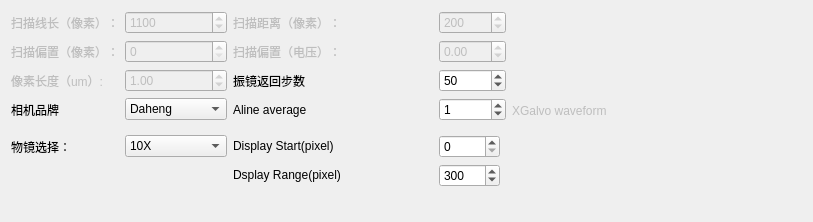
        <widget class="QWidget" name="tab">
         <attribute name="title">
          <string>隐藏参数</string>
         </attribute>
         <layout class="QGridLayout" name="gridLayout_3">
          <item row="5" column="2">
           <widget class="QLabel" name="DepthStartLabel">
            <property name="minimumSize">
             <size>
              <width>200</width>
              <height>0</height>
             </size>
            </property>
            <property name="maximumSize">
             <size>
              <width>150</width>
              <height>20</height>
             </size>
            </property>
            <property name="text">
             <string>Display Start(pixel)</string>
            </property>
           </widget>
          </item>
          <item row="5" column="3">
           <widget class="QSpinBox" name="DepthStart">
            <property name="maximumSize">
             <size>
              <width>150</width>
              <height>30</height>
             </size>
            </property>
            <property name="minimum">
             <number>0</number>
            </property>
            <property name="maximum">
             <number>10000</number>
            </property>
           </widget>
          </item>
          <item row="3" column="0">
           <widget class="QLabel" name="label_31">
            <property name="text">
             <string>相机品牌</string>
            </property>
           </widget>
          </item>
          <item row="6" column="2">
           <widget class="QLabel" name="DepthRangeLabel">
            <property name="minimumSize">
             <size>
              <width>200</width>
              <height>0</height>
             </size>
            </property>
            <property name="maximumSize">
             <size>
              <width>150</width>
              <height>20</height>
             </size>
            </property>
            <property name="text">
             <string>Dsplay Range(pixel)</string>
            </property>
           </widget>
          </item>
          <item row="5" column="0">
           <widget class="QLabel" name="ObjectiveLabel">
            <property name="text">
             <string>物镜选择：</string>
            </property>
           </widget>
          </item>
          <item row="0" column="1">
           <widget class="QSpinBox" name="AlinesPerBline">
            <property name="enabled">
             <bool>false</bool>
            </property>
            <property name="wrapping">
             <bool>false</bool>
            </property>
            <property name="minimum">
             <number>1</number>
            </property>
            <property name="maximum">
             <number>10000</number>
            </property>
            <property name="value">
             <number>1100</number>
            </property>
           </widget>
          </item>
          <item row="1" column="1">
           <widget class="QSpinBox" name="offsetH">
            <property name="enabled">
             <bool>false</bool>
            </property>
            <property name="maximum">
             <number>1100</number>
            </property>
           </widget>
          </item>
          <item row="1" column="2">
           <widget class="QLabel" name="label_58">
            <property name="enabled">
             <bool>false</bool>
            </property>
            <property name="text">
             <string>扫描偏置（电压）：</string>
            </property>
           </widget>
          </item>
          <item row="1" column="3" colspan="2">
           <widget class="QDoubleSpinBox" name="GalvoBias">
            <property name="enabled">
             <bool>false</bool>
            </property>
            <property name="minimum">
             <double>-2.000000000000000</double>
            </property>
            <property name="maximum">
             <double>2.000000000000000</double>
            </property>
            <property name="singleStep">
             <double>0.100000000000000</double>
            </property>
            <property name="value">
             <double>0.000000000000000</double>
            </property>
           </widget>
          </item>
          <item row="2" column="1">
           <widget class="QDoubleSpinBox" name="XStepSize">
            <property name="enabled">
             <bool>false</bool>
            </property>
            <property name="decimals">
             <number>2</number>
            </property>
            <property name="minimum">
             <double>0.000000000000000</double>
            </property>
            <property name="maximum">
             <double>10000.000000000000000</double>
            </property>
            <property name="value">
             <double>1.000000000000000</double>
            </property>
           </widget>
          </item>
          <item row="0" column="0">
           <widget class="QLabel" name="YstepsLabel">
            <property name="enabled">
             <bool>false</bool>
            </property>
            <property name="text">
             <string>扫描线长（像素）：</string>
            </property>
           </widget>
          </item>
          <item row="0" column="2">
           <widget class="QLabel" name="label_32">
            <property name="enabled">
             <bool>false</bool>
            </property>
            <property name="text">
             <string>扫描距离（像素）：</string>
            </property>
           </widget>
          </item>
          <item row="1" column="0">
           <widget class="QLabel" name="label_43">
            <property name="enabled">
             <bool>false</bool>
            </property>
            <property name="text">
             <string>扫描偏置（像素）：</string>
            </property>
           </widget>
          </item>
          <item row="2" column="0">
           <widget class="QLabel" name="XStepsizeLabel">
            <property name="enabled">
             <bool>false</bool>
            </property>
            <property name="text">
             <string>像素长度（um）:</string>
            </property>
           </widget>
          </item>
          <item row="2" column="2">
           <widget class="QLabel" name="label_12">
            <property name="text">
             <string>振镜返回步数</string>
            </property>
           </widget>
          </item>
          <item row="2" column="3" colspan="2">
           <widget class="QSpinBox" name="FlyBack">
            <property name="maximum">
             <number>1000</number>
            </property>
            <property name="value">
             <number>50</number>
            </property>
           </widget>
          </item>
          <item row="3" column="2">
           <widget class="QLabel" name="AlineAvgLabel">
            <property name="enabled">
             <bool>true</bool>
            </property>
            <property name="text">
             <string>Aline average</string>
            </property>
           </widget>
          </item>
          <item row="0" column="5" rowspan="10">
           <widget class="QLabel" name="XwaveformLabel">
            <property name="enabled">
             <bool>false</bool>
            </property>
            <property name="minimumSize">
             <size>
              <width>250</width>
              <height>200</height>
             </size>
            </property>
            <property name="maximumSize">
             <size>
              <width>400</width>
              <height>400</height>
             </size>
            </property>
            <property name="text">
             <string>XGalvo waveform</string>
            </property>
            <property name="scaledContents">
             <bool>true</bool>
            </property>
           </widget>
          </item>
          <item row="0" column="3" colspan="2">
           <widget class="QSpinBox" name="Ypixels">
            <property name="enabled">
             <bool>false</bool>
            </property>
            <property name="maximum">
             <number>99998</number>
            </property>
            <property name="value">
             <number>200</number>
            </property>
           </widget>
          </item>
          <item row="3" column="3" colspan="2">
           <widget class="QSpinBox" name="AlineAVG">
            <property name="enabled">
             <bool>true</bool>
            </property>
            <property name="maximum">
             <number>10000</number>
            </property>
            <property name="value">
             <number>1</number>
            </property>
           </widget>
          </item>
          <item row="5" column="1">
           <widget class="QComboBox" name="Objective">
            <item>
             <property name="text">
              <string>10X</string>
             </property>
            </item>
            <item>
             <property name="text">
              <string>4X</string>
             </property>
            </item>
            <item>
             <property name="text">
              <string>5X</string>
             </property>
            </item>
            <item>
             <property name="text">
              <string>20X</string>
             </property>
            </item>
           </widget>
          </item>
          <item row="3" column="1">
           <widget class="QComboBox" name="Camera">
            <item>
             <property name="text">
              <string>Daheng</string>
             </property>
            </item>
            <item>
             <property name="text">
              <string>PhotonFocus</string>
             </property>
            </item>
            <item>
             <property name="text">
              <string>XingTu</string>
             </property>
            </item>
           </widget>
          </item>
          <item row="6" column="3">
           <widget class="QSpinBox" name="DepthRange">
            <property name="maximumSize">
             <size>
              <width>150</width>
              <height>30</height>
             </size>
            </property>
            <property name="whatsThis">
             <string extracomment="bline average"/>
            </property>
            <property name="minimum">
             <number>0</number>
            </property>
            <property name="maximum">
             <number>10000</number>
            </property>
            <property name="value">
             <number>300</number>
            </property>
           </widget>
          </item>
          <item row="0" column="6">
           <spacer name="horizontalSpacer_13">
            <property name="orientation">
             <enum>Qt::Horizontal</enum>
            </property>
            <property name="sizeHint" stdset="0">
             <size>
              <width>40</width>
              <height>20</height>
             </size>
            </property>
           </spacer>
          </item>
         </layout>
        </widget>
